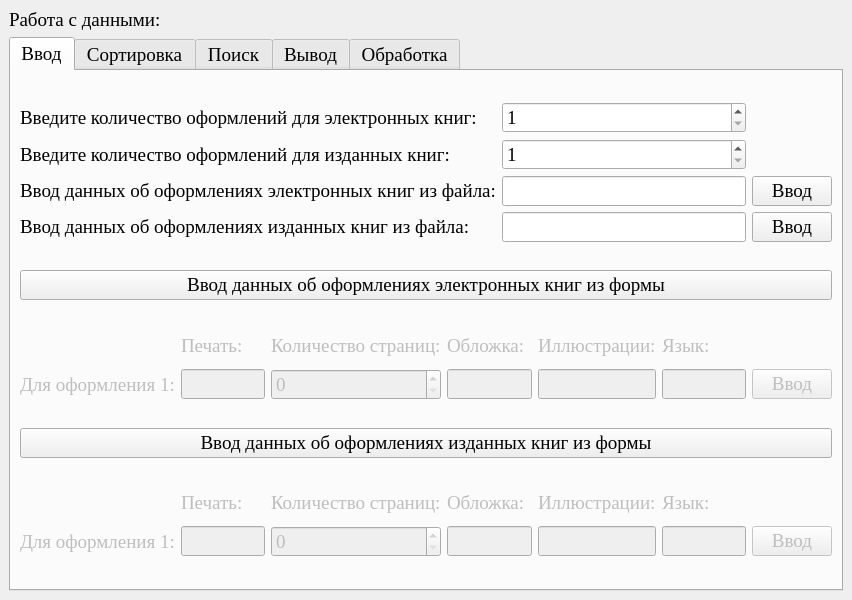
<?xml version="1.0" encoding="UTF-8"?>
<ui version="4.0">
 <class>MainWindow</class>
 <widget class="QMainWindow" name="MainWindow">
  <property name="geometry">
   <rect>
    <x>0</x>
    <y>0</y>
    <width>800</width>
    <height>600</height>
   </rect>
  </property>
  <property name="font">
   <font>
    <family>Times New Roman</family>
    <pointsize>14</pointsize>
   </font>
  </property>
  <property name="windowTitle">
   <string>Курсовая работа</string>
  </property>
  <property name="windowIcon">
   <iconset theme="QIcon::ThemeIcon::WeatherClear"/>
  </property>
  <widget class="QWidget" name="centralwidget">
   <layout class="QVBoxLayout" name="verticalLayout_2">
    <item>
     <widget class="QLabel" name="Textlabel">
      <property name="text">
       <string>Работа с данными:</string>
      </property>
     </widget>
    </item>
    <item>
     <widget class="QTabWidget" name="tabWidget">
      <property name="currentIndex">
       <number>0</number>
      </property>
      <widget class="QWidget" name="Vvodtab">
       <attribute name="title">
        <string>Ввод</string>
       </attribute>
       <layout class="QVBoxLayout" name="verticalLayout_3">
        <item>
         <layout class="QGridLayout" name="vvodgridLayout">
          <item row="2" column="0">
           <widget class="QLabel" name="electfilelabel">
            <property name="text">
             <string>Ввод данных об оформлениях электронных книг из файла:</string>
            </property>
           </widget>
          </item>
          <item row="0" column="0">
           <widget class="QLabel" name="electchislabel">
            <property name="text">
             <string>Введите количество оформлений для электронных книг:</string>
            </property>
           </widget>
          </item>
          <item row="1" column="1">
           <widget class="QSpinBox" name="izdanchisspinBox">
            <property name="minimum">
             <number>1</number>
            </property>
            <property name="maximum">
             <number>1000</number>
            </property>
           </widget>
          </item>
          <item row="2" column="2">
           <widget class="QPushButton" name="electfilepushButton">
            <property name="text">
             <string>Ввод</string>
            </property>
           </widget>
          </item>
          <item row="2" column="1">
           <widget class="QLineEdit" name="electfilelineEdit"/>
          </item>
          <item row="1" column="0">
           <widget class="QLabel" name="izdanchislabel">
            <property name="text">
             <string>Введите количество оформлений для изданных книг:</string>
            </property>
           </widget>
          </item>
          <item row="0" column="1">
           <widget class="QSpinBox" name="electchisspinBox">
            <property name="minimum">
             <number>1</number>
            </property>
            <property name="maximum">
             <number>1000</number>
            </property>
           </widget>
          </item>
          <item row="3" column="0">
           <widget class="QLabel" name="izdanfilelabel">
            <property name="text">
             <string>Ввод данных об оформлениях изданных книг из файла:</string>
            </property>
           </widget>
          </item>
          <item row="3" column="1">
           <widget class="QLineEdit" name="izdanfilelineEdit"/>
          </item>
          <item row="3" column="2">
           <widget class="QPushButton" name="izdanfilepushButton">
            <property name="text">
             <string>Ввод</string>
            </property>
           </widget>
          </item>
         </layout>
        </item>
        <item>
         <widget class="QPushButton" name="electformpushButton">
          <property name="text">
           <string>Ввод данных об оформлениях электронных книг из формы</string>
          </property>
         </widget>
        </item>
        <item>
         <layout class="QGridLayout" name="electformvvodgridLayout">
          <item row="1" column="2">
           <widget class="QSpinBox" name="electformspinBox">
            <property name="enabled">
             <bool>false</bool>
            </property>
            <property name="maximum">
             <number>100000</number>
            </property>
            <property name="singleStep">
             <number>1</number>
            </property>
           </widget>
          </item>
          <item row="1" column="5">
           <widget class="QLineEdit" name="electformlineEdit4">
            <property name="enabled">
             <bool>false</bool>
            </property>
           </widget>
          </item>
          <item row="1" column="4">
           <widget class="QLineEdit" name="electformlineEdit3">
            <property name="enabled">
             <bool>false</bool>
            </property>
           </widget>
          </item>
          <item row="1" column="3">
           <widget class="QLineEdit" name="electformlineEdit2">
            <property name="enabled">
             <bool>false</bool>
            </property>
           </widget>
          </item>
          <item row="1" column="0">
           <widget class="QLabel" name="electformvvodlabel">
            <property name="enabled">
             <bool>false</bool>
            </property>
            <property name="text">
             <string>Для оформления 1:</string>
            </property>
           </widget>
          </item>
          <item row="1" column="1">
           <widget class="QLineEdit" name="electformlineEdit1">
            <property name="enabled">
             <bool>false</bool>
            </property>
           </widget>
          </item>
          <item row="1" column="6">
           <widget class="QPushButton" name="electformvvodpushButton">
            <property name="enabled">
             <bool>false</bool>
            </property>
            <property name="text">
             <string>Ввод</string>
            </property>
           </widget>
          </item>
          <item row="0" column="1">
           <widget class="QLabel" name="electformlabel1">
            <property name="enabled">
             <bool>false</bool>
            </property>
            <property name="text">
             <string>Печать:</string>
            </property>
           </widget>
          </item>
          <item row="0" column="2">
           <widget class="QLabel" name="electformlabel2">
            <property name="enabled">
             <bool>false</bool>
            </property>
            <property name="text">
             <string>Количество страниц:</string>
            </property>
           </widget>
          </item>
          <item row="0" column="3">
           <widget class="QLabel" name="electformlabel3">
            <property name="enabled">
             <bool>false</bool>
            </property>
            <property name="text">
             <string>Обложка:</string>
            </property>
           </widget>
          </item>
          <item row="0" column="4">
           <widget class="QLabel" name="electformlabel4">
            <property name="enabled">
             <bool>false</bool>
            </property>
            <property name="text">
             <string>Иллюстрации:</string>
            </property>
           </widget>
          </item>
          <item row="0" column="5">
           <widget class="QLabel" name="electformlabel5">
            <property name="enabled">
             <bool>false</bool>
            </property>
            <property name="minimumSize">
             <size>
              <width>0</width>
              <height>35</height>
             </size>
            </property>
            <property name="maximumSize">
             <size>
              <width>16777215</width>
              <height>35</height>
             </size>
            </property>
            <property name="text">
             <string>Язык:</string>
            </property>
           </widget>
          </item>
         </layout>
        </item>
        <item>
         <widget class="QPushButton" name="izdanformpushButton">
          <property name="text">
           <string>Ввод данных об оформлениях изданных книг из формы</string>
          </property>
         </widget>
        </item>
        <item>
         <layout class="QGridLayout" name="gridLayout">
          <item row="1" column="6">
           <widget class="QPushButton" name="izdanformvvodpushButton">
            <property name="enabled">
             <bool>false</bool>
            </property>
            <property name="text">
             <string>Ввод</string>
            </property>
           </widget>
          </item>
          <item row="1" column="1">
           <widget class="QLineEdit" name="izdanformlineEdit1">
            <property name="enabled">
             <bool>false</bool>
            </property>
           </widget>
          </item>
          <item row="1" column="3">
           <widget class="QLineEdit" name="izdanformlineEdit2">
            <property name="enabled">
             <bool>false</bool>
            </property>
           </widget>
          </item>
          <item row="1" column="2">
           <widget class="QSpinBox" name="izdanformspinBox">
            <property name="enabled">
             <bool>false</bool>
            </property>
            <property name="maximum">
             <number>100000</number>
            </property>
           </widget>
          </item>
          <item row="1" column="4">
           <widget class="QLineEdit" name="izdanformlineEdit3">
            <property name="enabled">
             <bool>false</bool>
            </property>
           </widget>
          </item>
          <item row="1" column="0">
           <widget class="QLabel" name="izdanformvvodlabel">
            <property name="enabled">
             <bool>false</bool>
            </property>
            <property name="text">
             <string>Для оформления 1:</string>
            </property>
           </widget>
          </item>
          <item row="1" column="5">
           <widget class="QLineEdit" name="izdanformlineEdit4">
            <property name="enabled">
             <bool>false</bool>
            </property>
           </widget>
          </item>
          <item row="0" column="1">
           <widget class="QLabel" name="izdanformlabel1">
            <property name="enabled">
             <bool>false</bool>
            </property>
            <property name="text">
             <string>Печать:</string>
            </property>
           </widget>
          </item>
          <item row="0" column="2">
           <widget class="QLabel" name="izdanformlabel2">
            <property name="enabled">
             <bool>false</bool>
            </property>
            <property name="text">
             <string>Количество страниц:</string>
            </property>
           </widget>
          </item>
          <item row="0" column="3">
           <widget class="QLabel" name="izdanformlabel3">
            <property name="enabled">
             <bool>false</bool>
            </property>
            <property name="text">
             <string>Обложка:</string>
            </property>
           </widget>
          </item>
          <item row="0" column="4">
           <widget class="QLabel" name="izdanformlabel4">
            <property name="enabled">
             <bool>false</bool>
            </property>
            <property name="text">
             <string>Иллюстрации:</string>
            </property>
           </widget>
          </item>
          <item row="0" column="5">
           <widget class="QLabel" name="izdanformlabel5">
            <property name="enabled">
             <bool>false</bool>
            </property>
            <property name="maximumSize">
             <size>
              <width>16777215</width>
              <height>35</height>
             </size>
            </property>
            <property name="text">
             <string>Язык:</string>
            </property>
           </widget>
          </item>
         </layout>
        </item>
       </layout>
      </widget>
      <widget class="QWidget" name="Sorttab">
       <attribute name="title">
        <string>Сортировка</string>
       </attribute>
       <layout class="QVBoxLayout" name="verticalLayout_4">
        <item>
         <layout class="QGridLayout" name="sortgridLayout">
          <item row="0" column="0">
           <widget class="QLabel" name="electsortlabel">
            <property name="text">
             <string>Выберите поле для сортировки оформлений электронных книг:</string>
            </property>
           </widget>
          </item>
          <item row="0" column="2">
           <widget class="QPushButton" name="electsortpushButton">
            <property name="text">
             <string>Отсортировать</string>
            </property>
           </widget>
          </item>
          <item row="0" column="1">
           <widget class="QComboBox" name="electsortcomboBox">
            <item>
             <property name="text">
              <string>Название</string>
             </property>
            </item>
            <item>
             <property name="text">
              <string>Кол-во страниц</string>
             </property>
            </item>
            <item>
             <property name="text">
              <string>Обложка</string>
             </property>
            </item>
            <item>
             <property name="text">
              <string>Иллюстрации</string>
             </property>
            </item>
            <item>
             <property name="text">
              <string>Язык</string>
             </property>
            </item>
           </widget>
          </item>
          <item row="1" column="0">
           <widget class="QLabel" name="izdanlabel">
            <property name="text">
             <string>Выберите поле для сортировки оформлений изданных книг:</string>
            </property>
           </widget>
          </item>
          <item row="1" column="2">
           <widget class="QPushButton" name="izdanpushButton">
            <property name="text">
             <string>Отсортировать</string>
            </property>
           </widget>
          </item>
          <item row="1" column="1">
           <widget class="QComboBox" name="izdansortcomboBox">
            <item>
             <property name="text">
              <string>Название</string>
             </property>
            </item>
            <item>
             <property name="text">
              <string>Кол-во страниц</string>
             </property>
            </item>
            <item>
             <property name="text">
              <string>Обложка</string>
             </property>
            </item>
            <item>
             <property name="text">
              <string>Иллюстрации</string>
             </property>
            </item>
            <item>
             <property name="text">
              <string>Язык</string>
             </property>
            </item>
           </widget>
          </item>
         </layout>
        </item>
       </layout>
      </widget>
      <widget class="QWidget" name="Poisktab">
       <attribute name="title">
        <string>Поиск</string>
       </attribute>
       <layout class="QVBoxLayout" name="verticalLayout_5">
        <item>
         <layout class="QGridLayout" name="poiskgridLayout">
          <item row="0" column="0">
           <widget class="QLabel" name="poisklabel">
            <property name="text">
             <string>Введите значение которое хотите найти:</string>
            </property>
           </widget>
          </item>
          <item row="0" column="2">
           <widget class="QPushButton" name="poiskpushButton">
            <property name="text">
             <string>Поиск</string>
            </property>
           </widget>
          </item>
          <item row="0" column="1">
           <widget class="QLineEdit" name="poisklineEdit"/>
          </item>
         </layout>
        </item>
        <item>
         <widget class="QTableWidget" name="poisktableWidget"/>
        </item>
       </layout>
      </widget>
      <widget class="QWidget" name="Vivodtab">
       <attribute name="title">
        <string>Вывод</string>
       </attribute>
       <layout class="QVBoxLayout" name="verticalLayout">
        <item>
         <widget class="QTableWidget" name="tableWidget"/>
        </item>
        <item>
         <layout class="QHBoxLayout" name="udalhorizontalLayout">
          <item>
           <widget class="QLabel" name="udallabel">
            <property name="text">
             <string>Для удаления элемента введите его номер:</string>
            </property>
           </widget>
          </item>
          <item>
           <widget class="QSpinBox" name="udalspinBox">
            <property name="minimum">
             <number>1</number>
            </property>
            <property name="maximum">
             <number>1000</number>
            </property>
           </widget>
          </item>
          <item>
           <widget class="QPushButton" name="udalpushButton">
            <property name="text">
             <string>Удалить</string>
            </property>
           </widget>
          </item>
         </layout>
        </item>
        <item>
         <layout class="QHBoxLayout" name="infohorizontalLayout">
          <item>
           <widget class="QLabel" name="infolabel">
            <property name="text">
             <string>Для вывода сведений о книге введите номер оформления:</string>
            </property>
           </widget>
          </item>
          <item>
           <widget class="QSpinBox" name="infospinBox">
            <property name="minimum">
             <number>1</number>
            </property>
            <property name="maximum">
             <number>1000</number>
            </property>
           </widget>
          </item>
          <item>
           <widget class="QPushButton" name="infopushButton">
            <property name="text">
             <string>Вывод</string>
            </property>
           </widget>
          </item>
         </layout>
        </item>
       </layout>
      </widget>
      <widget class="QWidget" name="Functtab">
       <attribute name="title">
        <string>Обработка</string>
       </attribute>
       <layout class="QVBoxLayout" name="verticalLayout_6">
        <item>
         <widget class="QPushButton" name="maxstranpushButton">
          <property name="text">
           <string>Найти оформление с наибольшим кол-вом страниц</string>
          </property>
         </widget>
        </item>
        <item>
         <widget class="QLabel" name="maxstranlabel">
          <property name="maximumSize">
           <size>
            <width>16777215</width>
            <height>35</height>
           </size>
          </property>
          <property name="text">
           <string/>
          </property>
         </widget>
        </item>
        <item>
         <widget class="QPushButton" name="illustpushButton">
          <property name="text">
           <string>Найти каких иллюстраций больше</string>
          </property>
         </widget>
        </item>
        <item>
         <widget class="QLabel" name="illustlabel">
          <property name="maximumSize">
           <size>
            <width>16777215</width>
            <height>36</height>
           </size>
          </property>
          <property name="text">
           <string/>
          </property>
         </widget>
        </item>
        <item>
         <widget class="QPushButton" name="raznyazpushButton">
          <property name="text">
           <string>Найти кол-во оформлений на разных языках</string>
          </property>
         </widget>
        </item>
        <item>
         <widget class="QLabel" name="raznyazlabel">
          <property name="maximumSize">
           <size>
            <width>16777215</width>
            <height>35</height>
           </size>
          </property>
          <property name="text">
           <string/>
          </property>
         </widget>
        </item>
       </layout>
      </widget>
     </widget>
    </item>
   </layout>
  </widget>
 </widget>
 <resources/>
 <connections/>
</ui>
